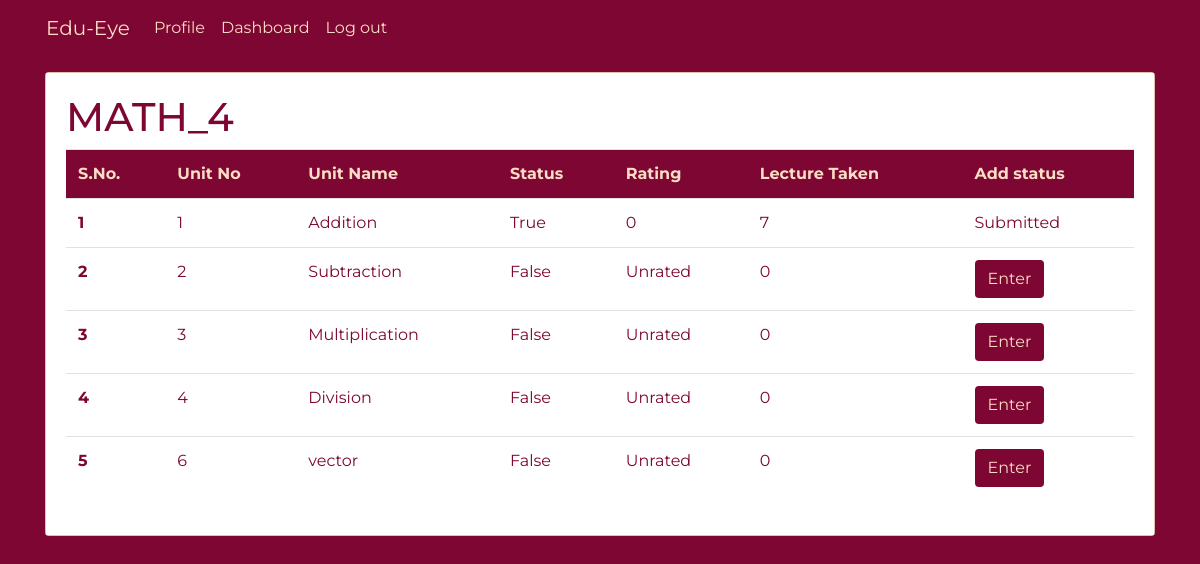
Screenshot of /teacher/unit_teacher/3 (signed in) with the database file from the repository.
### account/models.py (models this page shows)
class TrackProgressBatchCourse(models.Model):
    unit = models.ForeignKey(Unit, on_delete=models.CASCADE, null=True)
    batchcourse = models.ForeignKey(BatchCourse, on_delete=models.CASCADE,null=True)
    is_completed = models.BooleanField(default=False)
    rating = models.IntegerField(default=0)
    students_polled = models.IntegerField(default=0)
    lecture_taken=models.IntegerField(default=0)
    class Meta:
        unique_together = ('unit', 'batchcourse')
    def __str__(self):
        return str(self.unit)+ " - " + str(self.batchcourse)

class BatchCourse(models.Model):
    batch = models.ForeignKey(Batch, on_delete=models.CASCADE)
    course = models.ForeignKey(Course, on_delete=models.CASCADE)
    def __str__(self):
        return str(self.batch) + " - " + str(self.course.name)

class Course(models.Model):
    SUBJECT = (("MATH", "Mathematics"), ("ENG", "English"),
                  ("HINDI", "Hindi"), ("SCI", "Science"))
    name = models.TextField(default=1,choices=SUBJECT)
    class_no = models.IntegerField()
    def __str__(self):
        return str(self.name) +"_"+str(self.class_no)

class Unit(models.Model):
    unit_no = models.IntegerField()
    name = models.TextField()
    course = models.ForeignKey(Course, on_delete=models.CASCADE)
    ideallecture = models.IntegerField(default=5)
    def __str__(self):
        return str(self.name)+ " - " + str(self.course.name)

### teacher/views.py (the view)
# urls.py: path('unit_teacher/<int:bid>',views.unitdetail,name="unit_teacher"),
@login_required(login_url='login')
def unitdetail(request, bid):
    if request.user.is_teacher ==True:
        if request.user.is_teacher ==True:
            batchdetail = TrackProgressBatchCourse.objects.filter(batchcourse_id=bid)
            print(batchdetail)
            rating = []
            for bd in batchdetail:
                if bd.is_completed==True:
                    if bd.students_polled!=0:
                        x=bd.rating/bd.students_polled
                        rating.append(x)
        return render(request, 'teacher/unitdash.html', {'batchdetails': batchdetail,'bid':bid})
    else:
        print("NOT A Teacher!! login as teacher :P")
        return redirect('login')

### account/models.py (called while the page is built)
    def __str__(self):
        return str(self.in_class) + "-" + self.section

### templates/teacher/unitdash.html (shortened to what this page needs)
{% extends 'basic.html' %}
{% load static %}
{% load crispy_forms_tags %}
{% block body %}
<div class="container">
  <div class="card mb-3 mt-3">
    <div class="card-body" style="background-color:#fff">
      <h1 class="title">{{batchdetails.0.batchcourse.course}}</h1>
      <table class="table table-borderless">
        <thead>
          <tr class="tablehead">
            <td scope="col">S.No.</td>
            <td scope="col">Unit No</td>
            <td scope="col">Unit Name</td>
            <td scope="col">Status</td>
            <td scope="col">Rating</td>
            <td scope="col">Lecture Taken</td>
            <td scope="col">Add status</td>
          </tr>
        </thead>
        <tbody>
          {% for batchdetail in batchdetails%}
          <tr>
            <th scope="row">{{ forloop.counter }}</th>
            <td>{{batchdetail.unit.unit_no}}</td>
            <td>{{batchdetail.unit.name}}</td>
            <td>{{batchdetail.is_completed}}</td>
            {% if batchdetail.is_completed %}
            <td>{{batchdetail.rating}}</td>
            <td>{{batchdetail.lecture_taken}}</td>
            <td>Submitted</td>
            {% else %}
            <td>Unrated</td>
            <td>0</td>
            <td>
                                          <button type="button" class="btn " data-toggle="modal"
                                                  data-target="#exampleModal1">
                                                  Enter
                                          </button>
              </td>
            {% endif %}
          </tr>
          {% endfor%}
        </tbody>
      </table>
    </div>
  </div>
</div>
{% endblock body %}

### static/css/basic.css (style rules this page uses)
* { margin: 0; padding: 0; outline: none; box-sizing: border-box; font-family: 'Montserrat', sans-serif; }
body { background-color: #7d0633 !important; margin-bottom: 20px; }
.container { background-color: #7d0633 !important; color: #fbdcc4 !important; }
.tablehead { background-color: #7d0633 !important; color: #fbdcc4 !important; font-weight: bold; }
.btn { background-color: #7d0633; color: #fbdcc4; }
.card { background-color: #fbdcc4 !important; color: #7d0633; }
.card-body { background-color: #7d0633; }

### rows the page displays
TrackProgressBatchCourse: batchcourse.class_no "MATH_4", unit.unit_no "1", unit.name "Addition", is_completed "True", rating "0", lecture_taken "7"
TrackProgressBatchCourse: unit.unit_no "2", unit.name "Subtraction", is_completed "False", shows "Unrated"
TrackProgressBatchCourse: unit.unit_no "3", unit.name "Multiplication", is_completed "False", shows "Unrated"
TrackProgressBatchCourse: unit.unit_no "4", unit.name "Division", is_completed "False", shows "Unrated"
TrackProgressBatchCourse: unit.unit_no "6", unit.name "vector", is_completed "False", shows "Unrated"
